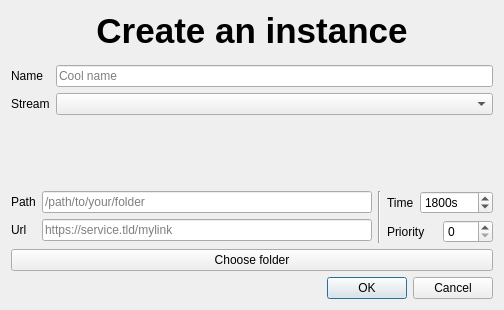
<?xml version="1.0" encoding="UTF-8"?>
<ui version="4.0">
 <class>Dialog</class>
 <widget class="QDialog" name="Dialog">
  <property name="geometry">
   <rect>
    <x>0</x>
    <y>0</y>
    <width>504</width>
    <height>310</height>
   </rect>
  </property>
  <property name="sizePolicy">
   <sizepolicy hsizetype="Fixed" vsizetype="Fixed">
    <horstretch>0</horstretch>
    <verstretch>0</verstretch>
   </sizepolicy>
  </property>
  <property name="maximumSize">
   <size>
    <width>505</width>
    <height>310</height>
   </size>
  </property>
  <property name="windowTitle">
   <string>Create an instance</string>
  </property>
  <layout class="QVBoxLayout" name="verticalLayout_2">
   <item>
    <widget class="QLabel" name="Title">
     <property name="maximumSize">
      <size>
       <width>16777215</width>
       <height>48</height>
      </size>
     </property>
     <property name="font">
      <font>
       <pointsize>26</pointsize>
       <weight>75</weight>
       <bold>true</bold>
      </font>
     </property>
     <property name="text">
      <string>Create an instance</string>
     </property>
     <property name="alignment">
      <set>Qt::AlignHCenter|Qt::AlignTop</set>
     </property>
    </widget>
   </item>
   <item>
    <layout class="QVBoxLayout" name="verticalLayout">
     <item>
      <layout class="QFormLayout" name="formLayout">
       <item row="0" column="0">
        <widget class="QLabel" name="lName">
         <property name="text">
          <string>Name</string>
         </property>
        </widget>
       </item>
       <item row="0" column="1">
        <widget class="QLineEdit" name="Name">
         <property name="placeholderText">
          <string>Cool name</string>
         </property>
        </widget>
       </item>
       <item row="1" column="0">
        <widget class="QLabel" name="lStream">
         <property name="text">
          <string>Stream</string>
         </property>
        </widget>
       </item>
       <item row="1" column="1">
        <widget class="QComboBox" name="Stream">
         <property name="minimumSize">
          <size>
           <width>0</width>
           <height>0</height>
          </size>
         </property>
         <property name="currentText">
          <string/>
         </property>
         <property name="maxVisibleItems">
          <number>10</number>
         </property>
         <property name="sizeAdjustPolicy">
          <enum>QComboBox::AdjustToContents</enum>
         </property>
         <property name="minimumContentsLength">
          <number>50</number>
         </property>
         <property name="placeholderText">
          <string>Stream</string>
         </property>
        </widget>
       </item>
      </layout>
     </item>
    </layout>
   </item>
   <item>
    <layout class="QHBoxLayout" name="horizontalLayout_9">
     <item>
      <layout class="QVBoxLayout" name="verticalLayout_3">
       <item>
        <layout class="QFormLayout" name="formLayout_2">
         <item row="1" column="1">
          <widget class="QLineEdit" name="Path">
           <property name="placeholderText">
            <string>/path/to/your/folder</string>
           </property>
          </widget>
         </item>
         <item row="1" column="0">
          <widget class="QLabel" name="lPath">
           <property name="text">
            <string>Path</string>
           </property>
          </widget>
         </item>
         <item row="2" column="1">
          <widget class="QLineEdit" name="Url">
           <property name="placeholderText">
            <string>https://service.tld/mylink</string>
           </property>
          </widget>
         </item>
         <item row="2" column="0">
          <widget class="QLabel" name="lUrl">
           <property name="text">
            <string>Url</string>
           </property>
          </widget>
         </item>
        </layout>
       </item>
      </layout>
     </item>
     <item>
      <widget class="Line" name="line">
       <property name="orientation">
        <enum>Qt::Vertical</enum>
       </property>
      </widget>
     </item>
     <item>
      <layout class="QVBoxLayout" name="verticalLayout_4">
       <item>
        <layout class="QHBoxLayout" name="horizontalLayout_4">
         <item>
          <widget class="QLabel" name="lTime">
           <property name="text">
            <string>Time</string>
           </property>
          </widget>
         </item>
         <item>
          <widget class="QSpinBox" name="Time">
           <property name="suffix">
            <string>s</string>
           </property>
           <property name="prefix">
            <string/>
           </property>
           <property name="maximum">
            <number>1000000000</number>
           </property>
           <property name="singleStep">
            <number>60</number>
           </property>
           <property name="value">
            <number>1800</number>
           </property>
          </widget>
         </item>
        </layout>
       </item>
       <item>
        <layout class="QHBoxLayout" name="horizontalLayout_6">
         <item>
          <widget class="QLabel" name="lPriority">
           <property name="text">
            <string>Priority</string>
           </property>
          </widget>
         </item>
         <item>
          <widget class="QSpinBox" name="Priority"/>
         </item>
        </layout>
       </item>
      </layout>
     </item>
    </layout>
   </item>
   <item>
    <layout class="QHBoxLayout" name="horizontalLayout_5">
     <item>
      <widget class="QPushButton" name="ChoosePath">
       <property name="acceptDrops">
        <bool>true</bool>
       </property>
       <property name="text">
        <string>Choose folder</string>
       </property>
      </widget>
     </item>
    </layout>
   </item>
   <item>
    <widget class="QDialogButtonBox" name="exit">
     <property name="orientation">
      <enum>Qt::Horizontal</enum>
     </property>
     <property name="standardButtons">
      <set>QDialogButtonBox::Cancel|QDialogButtonBox::Ok</set>
     </property>
    </widget>
   </item>
  </layout>
 </widget>
 <resources/>
 <connections>
  <connection>
   <sender>exit</sender>
   <signal>accepted()</signal>
   <receiver>Dialog</receiver>
   <slot>accept()</slot>
   <hints>
    <hint type="sourcelabel">
     <x>224</x>
     <y>290</y>
    </hint>
    <hint type="destinationlabel">
     <x>157</x>
     <y>274</y>
    </hint>
   </hints>
  </connection>
  <connection>
   <sender>exit</sender>
   <signal>rejected()</signal>
   <receiver>Dialog</receiver>
   <slot>reject()</slot>
   <hints>
    <hint type="sourcelabel">
     <x>292</x>
     <y>296</y>
    </hint>
    <hint type="destinationlabel">
     <x>286</x>
     <y>274</y>
    </hint>
   </hints>
  </connection>
 </connections>
</ui>
